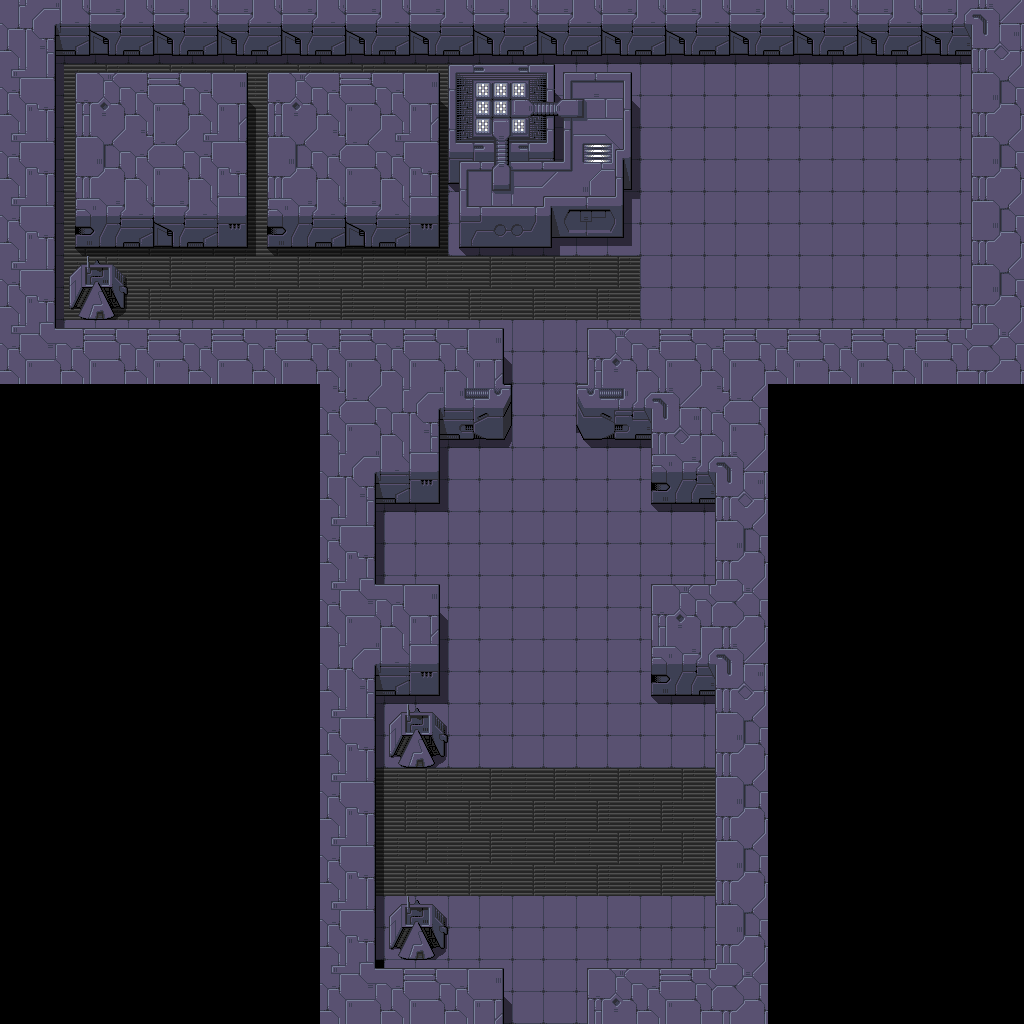

The image is a tile-based game level rendered from a .tmx file. Its description and source (layers, tilesets, objects; grid data summarised) follow:
An orthogonal 16x16 tile map with 64x64 px tiles, 2 tile layers (floor, wals), 2 tilesets and 7 objects (3x ru.game.aurora.world.dungeon.DungeonMons, ru.game.aurora.world.dungeon.DungeonDoor, ru.game.aurora.world.dungeon.DungeonButt, entryPoint, exitPoint).

<map version="1.0" orientation="orthogonal" width="16" height="16" tilewidth="64" tileheight="64">
 <tileset firstgid="1" source="rogues_tiles.tsx" />
 <tileset firstgid="41" source="editor_tileset.tsx" />
 <layer name="floor" width="16" height="16">
  <data>[256 cells, 165 non-empty, 2 distinct tile ids]</data>
 </layer>
 <layer name="wals" width="16" height="16">
  <properties>
   <property name="isObstacle" value="true" />
  </properties>
  <data>[256 cells, 103 non-empty, 25 distinct tile ids]</data>
 </layer>
 <objectgroup name="objects" width="16" height="16">
  <object name="door" type="ru.game.aurora.world.dungeon.DungeonDoor" gid="22" x="512" y="448" width="64" height="64">
   <properties>
    <property name="imageClose" value="rogues_tileset" />
    <property name="imageCloseTileX" value="1" />
    <property name="imageCloseTileY" value="5" />
    <property name="imageOpen" value="rogues_tileset" />
    <property name="imageOpenTileX" value="3" />
    <property name="imageOpenTileY" value="6" />
    <property name="initialState" value="open" />
   </properties>
  </object>
  <object type="ru.game.aurora.world.dungeon.DungeonMonster" gid="4" x="640" y="576" width="64" height="64">
   <properties>
    <property name="hp" value="5" />
    <property name="image" value="rogues_tileset" />
    <property name="imageTileX" value="3" />
    <property name="imageTileY" value="0" />
    <property name="speed" value="2" />
    <property name="tags" value="guard" />
    <property name="weapon" value="plasma" />
   </properties>
  </object>
  <object type="ru.game.aurora.world.dungeon.DungeonMonster" gid="4" x="384" y="576" width="64" height="64">
   <properties>
    <property name="hp" value="5" />
    <property name="image" value="rogues_tileset" />
    <property name="imageTileX" value="3" />
    <property name="imageTileY" value="0" />
    <property name="speed" value="2" />
    <property name="tags" value="guard" />
    <property name="weapon" value="plasma" />
   </properties>
  </object>
  <object type="ru.game.aurora.world.dungeon.DungeonMonster" gid="29" x="640" y="192" width="64" height="64">
   <properties>
    <property name="hp" value="5" />
    <property name="image" value="rogues_tileset" />
    <property name="imageTileX" value="0" />
    <property name="imageTileY" value="7" />
    <property name="speed" value="1" />
    <property name="tags" value="guard" />
    <property name="weapon" value="melee" />
   </properties>
  </object>
  <object type="ru.game.aurora.world.dungeon.DungeonButton" gid="25" x="896" y="128" width="64" height="64">
   <properties>
    <property name="door" value="door" />
    <property name="imageNormal" value="rogues_tileset" />
    <property name="imageNormalTileX" value="0" />
    <property name="imageNormalTileY" value="6" />
    <property name="imagePress" value="rogues_tileset" />
    <property name="imagePressTileX" value="1" />
    <property name="imagePressTileY" value="6" />
    <property name="initialState" value="normal" />
   </properties>
  </object>
  <object type="entryPoint" x="512" y="896" width="64" height="64" />
  <object type="exitPoint" x="512" y="960" width="64" height="64" />
 </objectgroup>
</map>